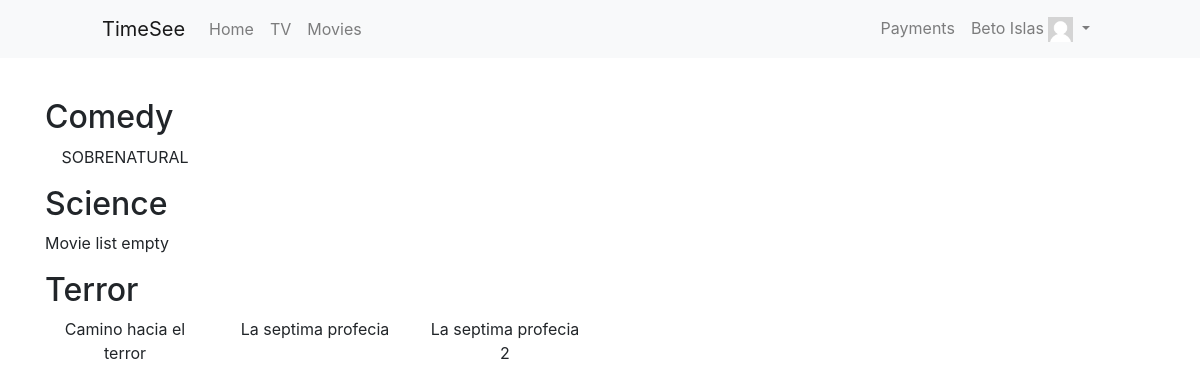
/movies/movies (signed in), run on the app's committed database.
### accounts/models.py (models this page shows, shortened)
class Profile(models.Model):
	user = models.OneToOneField(settings.AUTH_USER_MODEL, on_delete=models.CASCADE)
	photo = models.ImageField(upload_to="users/%Y/%m/%d", blank=True,  default="/userDefault.png")
	phone = models.CharField(max_length=13, blank=True, null=True)
	locked = models.BooleanField(default=False)
	is_internet_client = models.BooleanField(default=False)
	monthly_payment = models.DecimalField(decimal_places=2, max_digits=5, default=100)

### movies/models.py (models this page shows, shortened)
class Category(models.Model):
	name = models.CharField(max_length=30)
	class Meta:
		ordering = ['name']
		verbose_name_plural = "categories"

class Movie(models.Model):
	category = models.ForeignKey(Category, related_name="category", on_delete=models.CASCADE)
	name = models.CharField(max_length=30)
	link = models.TextField()
	image = models.TextField()
	synopsis = models.TextField()
	year = models.IntegerField()
	duration = models.DurationField()
	slug = models.SlugField(max_length=200, unique=True)
	class Meta:
		ordering = ['name']

### movies/views.py (the view)
# urls.py: url('movies', views.MoviesListView.as_view(), name="MoviesList"),
class MoviesListView(View):
	@method_decorator(login_required)
	def get(self, request):
		template_name = 'movies/MoviesList.html'
		categories = Category.objects.all()
		ListOfMoviesByCategory = []
		for category in categories:
			ListOfMoviesByCategory.append({'category': category.name, 'movies': Movie.objects.filter(category=category)})
		context = {
			'ListOfMoviesByCategory': ListOfMoviesByCategory,
		}
		return render(request, template_name, context)

### movies/templates/movies/MoviesList.html (shortened to what this page needs)
{%extends 'base.html'%}
{%block content%}
	<div class="row">
		<div class="col-12">
		{%for MoviesByCategory in ListOfMoviesByCategory%}
			<h2>{{MoviesByCategory.category}}</h2>
			<div class="row">
			{%for movie in MoviesByCategory.movies%}
				<div class="col-4 col-sm-3 col-md-2">
					<p class="text-center">{{movie.name}}</p>
				</div>
			{%empty%}
				<div class="col-12">
					<p>Movie list empty</p>
				</div>
			{%endfor%}
			</div>
		{%endfor%}
		</div>
	</div>
{%endblock content%}

### templates/base.html (shortened to what this page needs)
{% load static%}
<!DOCTYPE html>
<html lang="en"l>
	<head>
		<link rel="stylesheet" type="text/css" href="{%static '/css/styles.css'%}">
    <link rel="stylesheet" type="text/css" href="{%static '/js/test.js'%}">
<link rel="stylesheet" href="https://maxcdn.bootstrapcdn.com/bootstrap/4.0.0/css/bootstrap.min.css">
	</head>
	<body>
<nav class="navbar navbar-expand-lg navbar-light bg-light">
  <a class="navbar-brand" href="{%if request.user.is_authenticated == False%}{%url 'main:Main'%}{%endif%}">TimeSee</a>
  {%if request.user.is_authenticated%}
  <div class="collapse navbar-collapse" id="navbarTogglerDemo02">
    <ul class="navbar-nav mr-auto mt-2 mt-lg-0">
      <li class="nav-item">
        <a class="nav-link" href="{%url 'accounts:Home'%}">Home <span class="sr-only">(current)</span></a>
      </li>
      <li class="nav-item">
        <a class="nav-link {%if request.user.profile.locked == True%}btn disabled {%endif%}" href="{%url 'TV:ChannelsList'%}">TV</a>
      </li>
      <li class="nav-item">
        <a class="nav-link {%if request.user.profile.locked == True%}btn disabled {%endif%}" href="{%url 'Movies:MoviesList'%}">Movies</a>
      </li>
    </ul>
    <ul class="navbar-nav ml-auto">
    {%if request.user.is_staff is False%}
      <li class="nav-item">
        <a class="nav-link" href="{%url 'payments:PaymentsList'%}">Payments</a>
      </li>
    {%endif%}
      <li class="nav-item dropdown">
        <a class="nav-link dropdown-toggle" href="#" id="navbarDropdownMenuLink" data-toggle="dropdown" aria-haspopup="true" aria-expanded="false">
          {{request.user.get_full_name}}
          <img src="{{request.user.profile.photo.url}}" class="myphoto">
        </a>
      </li>
    </ul>
  </div>
  {%endif%}
</nav>
		<section class="container content">
			{%block content%}
			{%endblock content%}
		</section>
	</body>
</html>

### static/css/styles.css (style rules this page uses)
.content, .sub-title { padding-top: 40px; }
.myphoto { height: 25px; width: 25px; }
@media screen and (min-width: 992px) { .navbar-brand { padding-left: 86px; } }
@media screen and (min-width: 992px) { .ml-auto { padding-right: 86px; } }

### data on the page
Category: category "Comedy"
Movie: name "SOBRENATURAL"
Category: category "Science"
Category: category "Terror"
Movie: name "Camino hacia el terror"
Movie: name "La septima profecia"
Movie: name "La septima profecia 2"

### other printed values
{{ request.user.get_full_name }} "Beto Islas"
